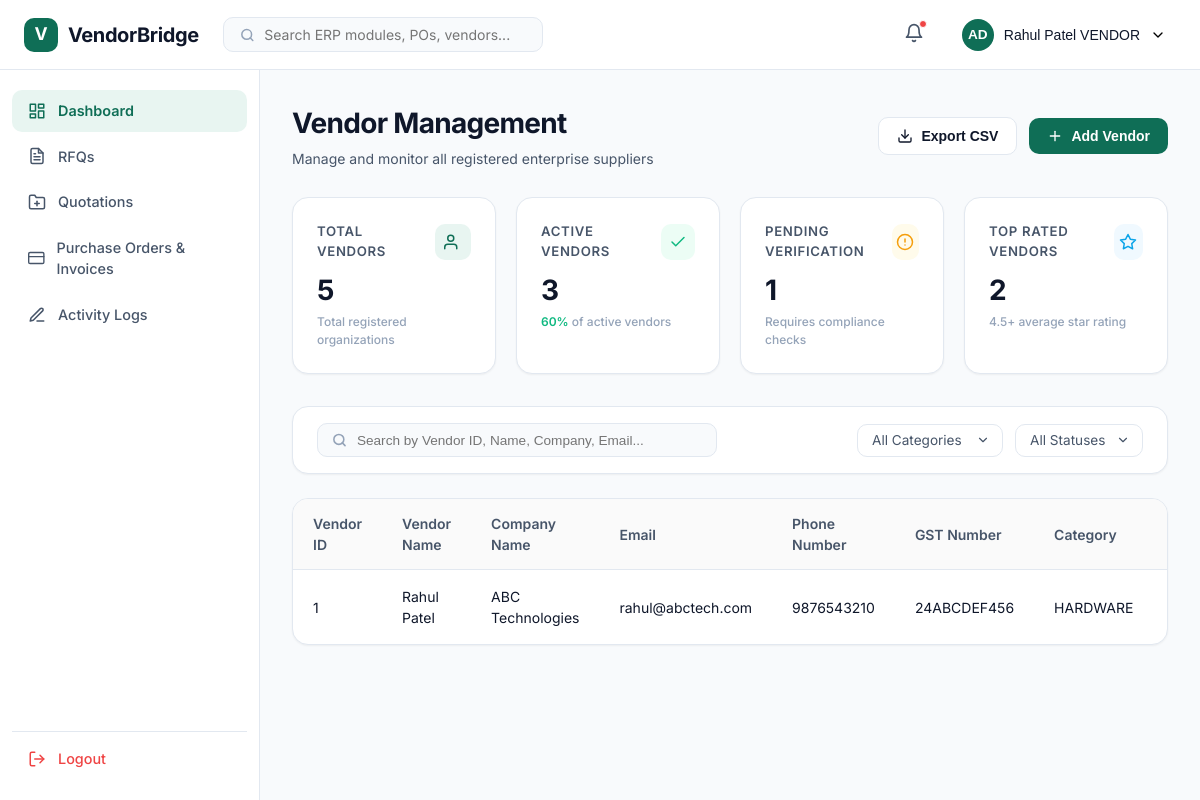
/vendors/ (signed in), run on the app's committed database.
### apps/accounts/models.py (models this page shows, shortened)
class User(AbstractUser):
    username = None
    email = models.EmailField(unique=True)
    role = models.CharField(
        max_length=30,
        choices=UserRole.choices,
        default=UserRole.ADMIN
    )
    status = models.CharField(
        max_length=20,
        choices=UserStatus.choices,
        default=UserStatus.ACTIVE
    )
    USERNAME_FIELD = "email"
    REQUIRED_FIELDS = []
    objects = UserManager()

### apps/vendors/models.py (models this page shows, shortened)
class Vendor(BaseModel):
    user = models.OneToOneField(
        settings.AUTH_USER_MODEL,
        on_delete=models.CASCADE,
        related_name="vendor_profile",
        null=True,
        blank=True
    )
    vendor_name = models.CharField(max_length=255)
    contact_person = models.CharField(
        max_length=255
    )
    email = models.EmailField(
        unique=True
    )
    phone_number = models.CharField(
        max_length=20
    )
    gst_number = models.CharField(
        max_length=50,
        unique=True
    )
    address = models.TextField()
    category = models.CharField(
        max_length=50,
        choices=VendorCategory.choices
    )
    status = models.CharField(
        max_length=20,
        choices=VendorStatus.choices,
        default=VendorStatus.ACTIVE
    )

### apps/vendors/views.py (the view)
@login_required
def vendor_list(request):
    vendors = Vendor.objects.all().order_by("-created_at")
    return render(
        request,
        "vendors/vendor_list.html",
        {
            "vendors": vendors,
            "role": request.user.role,
        }
    )

### templates/vendors/vendor_list.html (shortened to what this page needs)
{% extends 'base/base.html' %}
{% load static %}
{% block css %}
<link rel="stylesheet" href="{% static 'css/vendors.css' %}">
{% endblock %}
{% block content %}
  <div class="layout-container">
    {% include 'base/navbar.html' %}
    <div class="layout-body">
      {% include 'base/sidebar.html' %}
      <main class="main-content">
        <div class="content-header">
          <div>
            <h1>Vendor Management</h1>
            <p>Manage and monitor all registered enterprise suppliers</p>
          </div>
          <div class="header-actions">
            <button class="btn btn-secondary" id="exportVendorsBtn">
              <span>Export CSV</span>
            </button>
            <button class="btn btn-primary" id="addVendorBtn">
              <svg xmlns="http://www.w3.org/2000/svg" width="16" height="16" viewBox="0 0 24 24" fill="none" stroke="currentColor" stroke-width="2" stroke-linecap="round" stroke-linejoin="round"><line x1="12" y1="5" x2="12" y2="19"></line><line x1="5" y1="12" x2="19" y2="12"></line></svg>
              <span>Add Vendor</span>
            </button>
          </div>
        </div>
        <div class="stats-grid">
          <div class="stat-card">
            <div class="stat-header">
              <span class="stat-title">Total Vendors</span>
              <div class="stat-icon">
                <svg xmlns="http://www.w3.org/2000/svg" width="18" height="18" viewBox="0 0 24 24" fill="none" stroke="currentColor" stroke-width="2" stroke-linecap="round" stroke-linejoin="round"><path d="M17 21v-2a4 4 0 0 0-4-4H5a4 4 0 0 0-4 4v2"></path><circle cx="9" cy="7" r="4"></circle></svg>
              </div>
            </div>
            <span class="stat-value" id="statTotal">5</span>
            <div class="stat-trend">Total registered organizations</div>
          </div>
          <div class="stat-card">
            <div class="stat-header">
              <span class="stat-title">Active Vendors</span>
              <div class="stat-icon">
                <svg xmlns="http://www.w3.org/2000/svg" width="18" height="18" viewBox="0 0 24 24" fill="none" stroke="currentColor" stroke-width="2" stroke-linecap="round" stroke-linejoin="round"><polyline points="20 6 9 17 4 12"></polyline></svg>
              </div>
            </div>
            <span class="stat-value" id="statActive">3</span>
            <div class="stat-trend"><strong>60%</strong> of active vendors</div>
          </div>
          <div class="stat-card">
            <div class="stat-header">
              <span class="stat-title">Pending Verification</span>
              <div class="stat-icon">
                <svg xmlns="http://www.w3.org/2000/svg" width="18" height="18" viewBox="0 0 24 24" fill="none" stroke="currentColor" stroke-width="2" stroke-linecap="round" stroke-linejoin="round"><circle cx="12" cy="12" r="10"></circle><line x1="12" y1="8" x2="12" y2="12"></line><line x1="12" y1="16" x2="12.01" y2="16"></line></svg>
              </div>
            </div>
            <span class="stat-value" id="statPending">1</span>
            <div class="stat-trend">Requires compliance checks</div>
          </div>
          <div class="stat-card">
            <div class="stat-header">
              <span class="stat-title">Top Rated Vendors</span>
              <div class="stat-icon">
                <svg xmlns="http://www.w3.org/2000/svg" width="18" height="18" viewBox="0 0 24 24" fill="none" stroke="currentColor" stroke-width="2" stroke-linecap="round" stroke-linejoin="round"><polygon points="12 2 15.09 8.26 22 9.27 17 14.14 18.18 21.02 12 17.77 5.82 21.02 7 14.14 2 9.27 8.91 8.26 12 2"></polygon></svg>
              </div>
            </div>
            <span class="stat-value" id="statTopRated">2</span>
            <div class="stat-trend">4.5+ average star rating</div>
          </div>
        </div>
        <div class="filters-bar">
          <div class="search-field">
            <svg xmlns="http://www.w3.org/2000/svg" width="16" height="16" viewBox="0 0 24 24" fill="none" stroke="currentColor" stroke-width="2.5" stroke-linecap="round" stroke-linejoin="round">
              <circle cx="11" cy="11" r="8"></circle>
              <line x1="21" y1="21" x2="16.65" y2="16.65"></line>
            </svg>
            <input type="text" id="searchVendor" placeholder="Search by Vendor ID, Name, Company, Email...">
          </div>
          <div class="filter-controls">
            <select id="filterCategory" class="filter-select">
              <option value="">All Categories</option>
            </select>
            <select id="filterStatus" class="filter-select">
              <option value="">All Statuses</option>
            </select>
          </div>
        </div>
        <div class="table-card">
          <div class="table-wrapper">
            <table class="data-table" id="vendorTable">
              <thead>
                <tr>
                  <th>Vendor ID</th>
                  <th>Vendor Name</th>
                  <th>Company Name</th>
                  <th>Email</th>
                  <th>Phone Number</th>
                  <th>GST Number</th>
                  <th>Category</th>
                  <th>Status</th>
                </tr>
              </thead>
              <tbody id="vendorTableBody">
                {% for vendor in vendors %}
                <tr>
                    <td>{{ vendor.id }}</td>
                    <td>{{ vendor.user.first_name }} {{ vendor.user.last_name }}</td>
                    <td>{{ vendor.vendor_name }}</td>
                    <td>{{ vendor.email }}</td>
                    <td>{{ vendor.phone_number }}</td>
                    <td>{{ vendor.gst_number }}</td>
                    <td>{{ vendor.category }}</td>
                    <td>
                    </td>
                </tr>
                {% empty %}
                <tr>
                    <td colspan="10">
                        No Vendors Found
                    </td>
                </tr>
                {% endfor %}
                </tbody>
            </table>
          </div>
        </div>
      </main>
    </div>
  </div>
  {% endblock %}

### templates/base/navbar.html (shortened to what this page needs)
<header class="navbar">
    <div class="nav-left">
      <div class="logo">
        <div class="logo-icon">V</div>
        <span class="logo-text">VendorBridge</span>
      </div>
      <div class="search-bar">
        <svg xmlns="http://www.w3.org/2000/svg" width="16" height="16" viewBox="0 0 24 24" fill="none" stroke="currentColor" stroke-width="2.5" stroke-linecap="round" stroke-linejoin="round">
          <circle cx="11" cy="11" r="8"></circle>
          <line x1="21" y1="21" x2="16.65" y2="16.65"></line>
        </svg>
        <input type="text" class="search-input" id="searchInput" placeholder="Search ERP modules, POs, vendors...">
      </div>
    </div>
    <div class="nav-right">
      <button class="bell-btn" id="notificationBtn" aria-label="Notifications">
        <svg xmlns="http://www.w3.org/2000/svg" width="20" height="20" viewBox="0 0 24 24" fill="none" stroke="currentColor" stroke-width="2" stroke-linecap="round" stroke-linejoin="round">
          <path d="M18 8A6 6 0 0 0 6 8c0 7-3 9-3 9h18s-3-2-3-9"></path>
          <path d="M13.73 21a2 2 0 0 1-3.46 0"></path>
        </svg>
        <span class="bell-badge" id="notificationBadge"></span>
      </button>
      <button class="profile-trigger" id="profileTrigger">
        <div class="avatar">AD</div>
        <span id="profileName">{{ request.user.first_name }} {{ request.user.last_name }}
          {{ request.user.role }}
        </span>
        <svg xmlns="http://www.w3.org/2000/svg" width="16" height="16" viewBox="0 0 24 24" fill="none" stroke="currentColor" stroke-width="2" stroke-linecap="round" stroke-linejoin="round">
          <polyline points="6 9 12 15 18 9"></polyline>
        </svg>
      </button>
    </div>
  </header>

### data on the page
User: user.first_name "Rahul", user.last_name "Patel", user.role "VENDOR"
Vendor: id "1", user.first_name "Rahul", user.last_name "Patel", vendor_name "ABC Technologies", email "rahul@abctech.com", phone_number "9876543210", gst_number "24ABCDEF456", category "HARDWARE"
